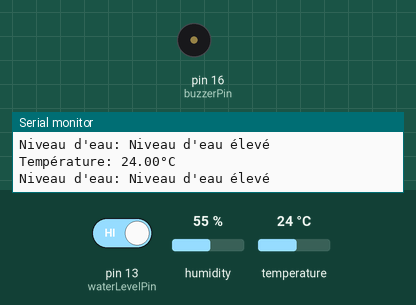
Simulated run of this sketch. Board: Arduino Uno, built with avr-gcc and run on an emulated ATmega328P. On the bench: buzzer (waves = sounding), the last lines printed to the serial monitor. Inputs (shaded band) come from the test bench; at power-on: temperature 24 °C, pin 13 (waterLevelPin) HIGH, humidity 55 %.

Above: at 2.8 s.
2.9 s: temperature set to 37 °C
5.6 s: temperature set to 40 °C
At 6.8 s:
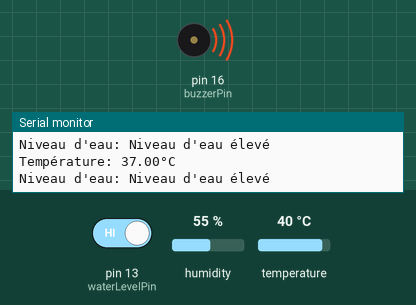
11.6 s: pin 13 (waterLevelPin) driven LOW
At 14.8 s:
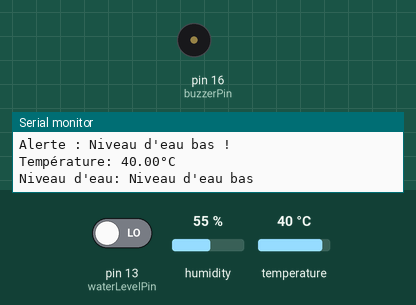
Timing chart, 0 to 23.6 s (numbered marks = the images above; inputs shaded):
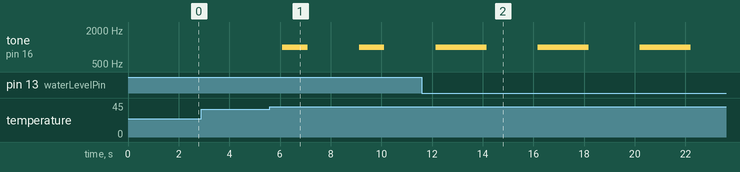

The sketch:

Level2.ino
```cpp
#include <DHT.h>

#define DHTPIN 5 // Broche de données du capteur DHT11
#define DHTTYPE DHT11 // Type de capteur (DHT11 ou DHT22)
#define buzzerPin 16 // Broche pour le buzzer actif
#define waterLevelPin 13 // Broche à laquelle le capteur de niveau d'eau est connecté
//#define motionSensorPin 4 // Broche à laquelle le capteur de mouvement est connecté

DHT dht(DHTPIN, DHTTYPE);

void setup() {
  Serial.begin(115200);

  pinMode(buzzerPin, OUTPUT); // Initialise la broche du buzzer actif en tant que sortie
  pinMode(waterLevelPin, INPUT); // Initialise la broche du capteur de niveau d'eau comme une entrée
  //pinMode(motionSensorPin, INPUT); // Initialise la broche du capteur de mouvement comme une entrée
  dht.begin(); // Initialise le capteur DHT11
}

void loop() {
  float temperature = dht.readTemperature(); // Lire la température en Celsius
  int waterLevel = digitalRead(waterLevelPin); // Lecture de l'état du capteur de niveau d'eau
 // int motionState = digitalRead(motionSensorPin); // Lecture de l'état du capteur de mouvement

  // Vérification de la température
  if (temperature > 38 || temperature < 0) {
    buzz(1000); // Activer le buzzer pendant 1 seconde
    Serial.println("Alerte : Température critique !");
  }

  // Vérification du niveau d'eau
  if (waterLevel == LOW) {
    buzz(1000); // Activer le buzzer pendant 1 seconde
    Serial.println("Alerte : Niveau d'eau bas !");
  }

  // Vérification du capteur de mouvement
  //if (motionState == HIGH) {
  //  buzz(1000); // Activer le buzzer pendant 1 seconde
  //  Serial.println("Alerte : Mouvement détecté !");
  //}

  // Affichage des valeurs lues dans le moniteur série
  Serial.print("Température: ");
  Serial.print(temperature);
  Serial.println("°C");
  Serial.print("Niveau d'eau: ");
  if (waterLevel == HIGH) {
    Serial.println("Niveau d'eau élevé");
  } else {
    Serial.println("Niveau d'eau bas");
  }
  //Serial.println(waterLevel == HIGH ? "Élevé" : "Bas");
  //Serial.print("Détection de mouvement: ");
  //Serial.println(motionState == HIGH ? "Oui" : "Non");

  delay(2000); // Attente d'une seconde avant la prochaine vérification
}

// Fonction pour activer le buzzer pendant une durée spécifiée en millisecondes
void buzz(unsigned int duration) {
  tone(buzzerPin, 1000); // Joue un signal à une fréquence de 1000 Hz sur la broche du buzzer
  delay(duration); // Active le buzzer pendant la durée spécifiée
  noTone(buzzerPin); // Désactive le buzzer après la durée spécifiée
}
```

Measured:
- the behaviour switches between 38 and 39 °C on temperature (found by bisection; images 0 and 1)
- after the input at 5.6 s, tone on pin 16 (buzzerPin): alternates 1000 Hz for 1.0 s and silent for 2.0 s, starting after 0.50 s
- after the input at 11.6 s, tone on pin 16 (buzzerPin): alternates 1000 Hz for 2.0 s and silent for 2.0 s, starting after 2.5 s
